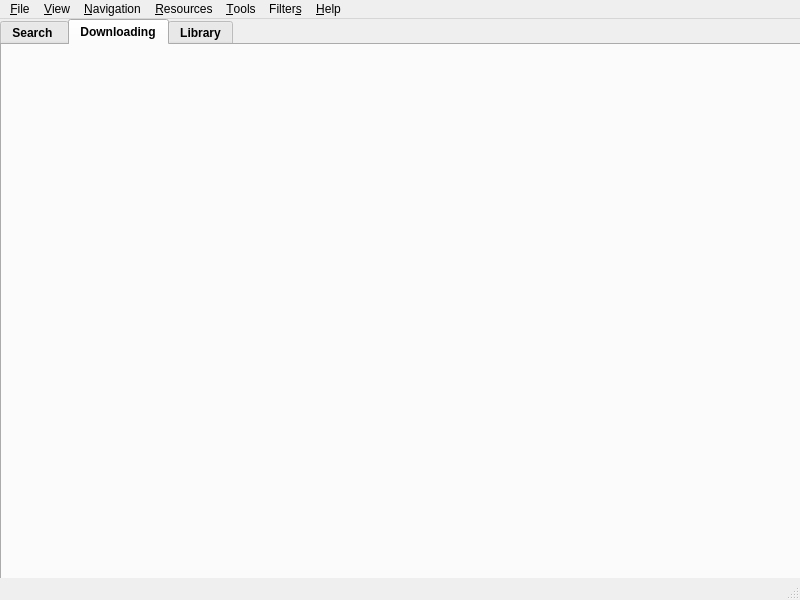
<?xml version="1.0" encoding="UTF-8"?>
<ui version="4.0">
 <class>crimewaveMain</class>
 <widget class="QMainWindow" name="crimewaveMain">
  <property name="geometry">
   <rect>
    <x>0</x>
    <y>0</y>
    <width>800</width>
    <height>600</height>
   </rect>
  </property>
  <property name="windowTitle">
   <string>CrimeWire | A Gnew Gnutella Client</string>
  </property>
  <widget class="QWidget" name="centralwidget">
   <property name="enabled">
    <bool>true</bool>
   </property>
   <widget class="QTabWidget" name="tabWidget">
    <property name="geometry">
     <rect>
      <x>0</x>
      <y>0</y>
      <width>810</width>
      <height>640</height>
     </rect>
    </property>
    <property name="minimumSize">
     <size>
      <width>640</width>
      <height>640</height>
     </size>
    </property>
    <property name="font">
     <font>
      <weight>75</weight>
      <bold>true</bold>
     </font>
    </property>
    <property name="currentIndex">
     <number>1</number>
    </property>
    <widget class="QWidget" name="searchTab">
     <property name="toolTip">
      <string>&lt;html&gt;&lt;head/&gt;&lt;body&gt;&lt;p&gt;test&lt;/p&gt;&lt;p&gt;&lt;br/&gt;&lt;/p&gt;&lt;/body&gt;&lt;/html&gt;</string>
     </property>
     <property name="accessibleDescription">
      <string>test</string>
     </property>
     <property name="autoFillBackground">
      <bool>true</bool>
     </property>
     <attribute name="icon">
      <iconset>
       <normaloff>res/search.svg</normaloff>res/search.svg</iconset>
     </attribute>
     <attribute name="title">
      <string>Search </string>
     </attribute>
     <widget class="QGroupBox" name="searchGroupBox">
      <property name="geometry">
       <rect>
        <x>0</x>
        <y>10</y>
        <width>180</width>
        <height>60</height>
       </rect>
      </property>
      <property name="title">
       <string>Search for files...</string>
      </property>
      <widget class="QLineEdit" name="lineEdit">
       <property name="geometry">
        <rect>
         <x>10</x>
         <y>20</y>
         <width>113</width>
         <height>30</height>
        </rect>
       </property>
       <property name="toolTip">
        <string>&lt;html&gt;&lt;head/&gt;&lt;body&gt;&lt;p&gt;Your search goes in this box&lt;/p&gt;&lt;/body&gt;&lt;/html&gt;</string>
       </property>
      </widget>
      <widget class="QPushButton" name="pushButton">
       <property name="geometry">
        <rect>
         <x>130</x>
         <y>20</y>
         <width>40</width>
         <height>30</height>
        </rect>
       </property>
       <property name="toolTip">
        <string>&lt;html&gt;&lt;head/&gt;&lt;body&gt;&lt;p&gt;Click here to search!&lt;/p&gt;&lt;p&gt;&lt;br/&gt;&lt;/p&gt;&lt;/body&gt;&lt;/html&gt;</string>
       </property>
       <property name="text">
        <string/>
       </property>
       <property name="icon">
        <iconset>
         <normaloff>res/search.svg</normaloff>res/search.svg</iconset>
       </property>
      </widget>
     </widget>
     <widget class="QGroupBox" name="resultsGroupBox">
      <property name="geometry">
       <rect>
        <x>190</x>
        <y>10</y>
        <width>600</width>
        <height>520</height>
       </rect>
      </property>
      <property name="autoFillBackground">
       <bool>true</bool>
      </property>
      <property name="title">
       <string>Search Results</string>
      </property>
      <property name="flat">
       <bool>false</bool>
      </property>
     </widget>
     <widget class="QGroupBox" name="filterGroupBox">
      <property name="geometry">
       <rect>
        <x>0</x>
        <y>80</y>
        <width>180</width>
        <height>450</height>
       </rect>
      </property>
      <property name="title">
       <string>Filter Results</string>
      </property>
     </widget>
    </widget>
    <widget class="QWidget" name="tab">
     <attribute name="icon">
      <iconset>
       <normaloff>res/downloads.svg</normaloff>res/downloads.svg</iconset>
     </attribute>
     <attribute name="title">
      <string>Downloading</string>
     </attribute>
    </widget>
    <widget class="QWidget" name="libraryTab">
     <property name="accessibleDescription">
      <string/>
     </property>
     <property name="autoFillBackground">
      <bool>false</bool>
     </property>
     <attribute name="icon">
      <iconset>
       <normaloff>res/library.svg</normaloff>res/library.svg</iconset>
     </attribute>
     <attribute name="title">
      <string>Library</string>
     </attribute>
    </widget>
   </widget>
  </widget>
  <widget class="QMenuBar" name="menubar">
   <property name="geometry">
    <rect>
     <x>0</x>
     <y>0</y>
     <width>800</width>
     <height>22</height>
    </rect>
   </property>
   <widget class="QMenu" name="menu_File">
    <property name="title">
     <string>&amp;File</string>
    </property>
   </widget>
   <widget class="QMenu" name="menu_View">
    <property name="title">
     <string>&amp;View</string>
    </property>
   </widget>
   <widget class="QMenu" name="menu_Navigation">
    <property name="title">
     <string>&amp;Navigation</string>
    </property>
   </widget>
   <widget class="QMenu" name="menu_Resources">
    <property name="title">
     <string>&amp;Resources</string>
    </property>
   </widget>
   <widget class="QMenu" name="menu_Tools">
    <property name="title">
     <string>&amp;Tools</string>
    </property>
   </widget>
   <widget class="QMenu" name="menuFilter_s">
    <property name="title">
     <string>Filter&amp;s</string>
    </property>
   </widget>
   <widget class="QMenu" name="menu_Help">
    <property name="title">
     <string>&amp;Help</string>
    </property>
    <addaction name="actionHelp_Contents"/>
    <addaction name="separator"/>
    <addaction name="actionAbout_CrimeWire"/>
   </widget>
   <addaction name="menu_File"/>
   <addaction name="menu_View"/>
   <addaction name="menu_Navigation"/>
   <addaction name="menu_Resources"/>
   <addaction name="menu_Tools"/>
   <addaction name="menuFilter_s"/>
   <addaction name="menu_Help"/>
  </widget>
  <widget class="QStatusBar" name="statusbar"/>
  <action name="actionHelp_Contents">
   <property name="icon">
    <iconset>
     <normaloff>res/helpbook.svg</normaloff>res/helpbook.svg</iconset>
   </property>
   <property name="text">
    <string>Help Contents</string>
   </property>
   <property name="shortcut">
    <string>F1</string>
   </property>
   <property name="shortcutContext">
    <enum>Qt::WindowShortcut</enum>
   </property>
   <property name="iconVisibleInMenu">
    <bool>true</bool>
   </property>
  </action>
  <action name="actionAbout_CrimeWire">
   <property name="icon">
    <iconset>
     <normaloff>res/help-browser.svg</normaloff>res/help-browser.svg</iconset>
   </property>
   <property name="text">
    <string>About CrimeWire</string>
   </property>
  </action>
 </widget>
 <resources/>
 <connections/>
</ui>
